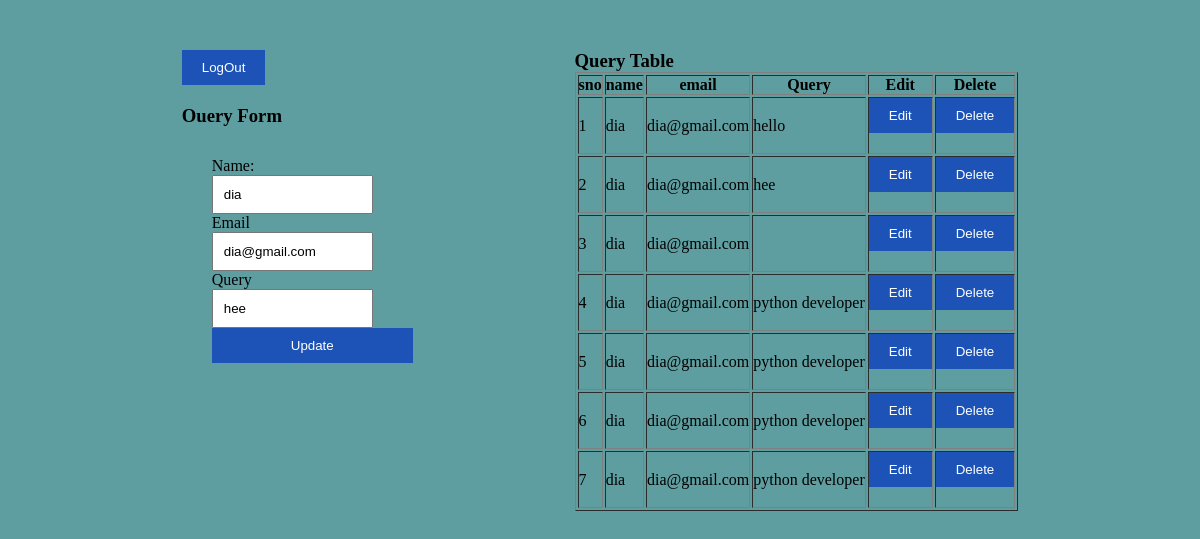
Screenshot of /edit/5 with the database file from the repository.
### app/models.py (models this page shows, shortened)
class myQuery(models.Model):
    stu_name=models.CharField(max_length=50)
    stu_email=models.CharField(max_length=50)
    stu_query=models.CharField(max_length=50)

### app/views.py (the view)
# urls.py: path('edit/<int:x>',views.edit,name="edit"),
def edit(request,x):
    data1=myQuery.objects.get(id=x)
    id1=data1.id
    email=data1.stu_email
    name=data1.stu_name
    query=data1.stu_query
    data=Students.objects.get(stu_email=email)
    data={
        'name':data.stu_name,
        'email':data.stu_email,
        'contact':data.stu_contact,
        'password':data.stu_password
        }
    query_data=myQuery.objects.filter(stu_email=email)
    edit_data={
        'id':id1,
        'email':email,
        'name':name,
        'query':query,
    }
    return render(request,'dashboad.html',{'key2':edit_data, 'data':data, 'query_data':query_data})

### app/templates/dashboad.html (shortened to what this page needs)
<!DOCTYPE html>
{% load static %}
<html lang="en">
<head>
    <link rel="stylesheet" href="{% static 'css/style.css' %}">
</head>
<body>
 <div class="dashboard">
    <div>
      <a href="{% url 'logout' %}" ><button class="btn">LogOut</button></a>
        <h3>Ouery Form</h3>
        {% if key2 %}
        <form action="{% url 'update' x=key2.id %}" x=key2.id class="form" method="post" >
            <label for="name">Name:</label>
            <input type="text" name="name" value="{{key2.name}}" readonly >
            <label for="email">Email</label>
            <input type="email" name="email" value="{{key2.email}}" readonly>
            <label for="query">Query</label>
            <input type="text" name="query" value="{{key2.query}}"  inputmode="">
            <button class="btn">Update</button>
            </form>
            {% endif %}
    </div>
    <div>
        <h3>Query Table</h3>
<table border="1">
    <tr>
        <th>sno</th>
        <th>name</th>
        <th>email</th>
        <th>Query</th>
        <th>Edit</th>
        <th>Delete</th>
    </tr>
   <tbody>
    {% for i in query_data %}
    <tr>
    <td>{{forloop.counter}}</td>
    <td>{{i.stu_name}}</td>
    <td>{{i.stu_email}}</td>
    <td>{{i.stu_query}}</td>
   <td><a href="{% url 'edit' x=i.id %}"><button class="btn">Edit </button></a></td>
   <td><a href="{% url 'delete' x=i.id y=i.stu_email %}"><button class="btn">Delete</button></a></td>
    </tr>
    {% endfor %}
   </tbody>
</table>
    </div>
</div>
</body>
</html>

### app/static/css/style.css (style rules this page uses)
* { padding:0; margin:0; box-sizing: border-box; }
body { background-color: cadetblue; }
.form { display: flex; flex-direction: column; justify-content: space-around; padding:30px; }
.dashboard { padding:50px; display: flex; justify-content: space-evenly; }
form input { width: 80%; padding:10px; }

### rows the page displays
myQuery: name "dia", email "dia@gmail.com", query "hee", stu_name "dia", stu_email "dia@gmail.com", stu_query "hee"
myQuery: stu_name "dia", stu_email "dia@gmail.com", stu_query "hello"
myQuery: stu_name "dia", stu_email "dia@gmail.com"
myQuery: stu_name "dia", stu_email "dia@gmail.com", stu_query "python developer"
myQuery: stu_name "dia", stu_email "dia@gmail.com", stu_query "python developer"
myQuery: stu_name "dia", stu_email "dia@gmail.com", stu_query "python developer"
myQuery: stu_name "dia", stu_email "dia@gmail.com", stu_query "python developer"
